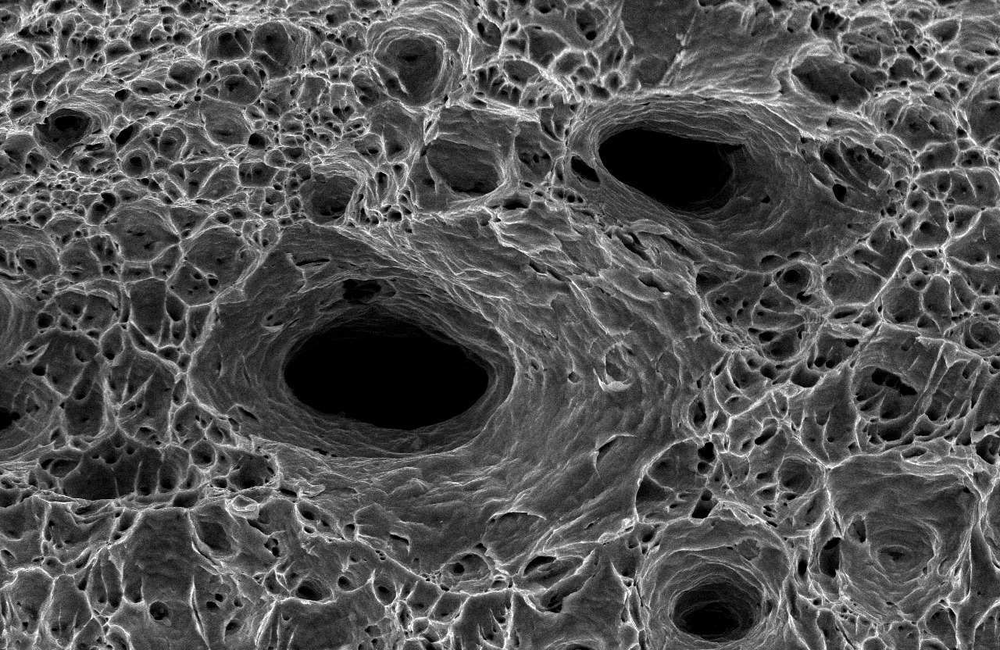
#> input picture data/raw/sem_real_1.png, 1000 x 650 px, shrunk from 1280 x 832 before the run; its folder holds only this picture in this run
$ python -i contour_detection.py   (imports and definitions only)   (older library calls are emulated)
#> lines starting #> are read from the running program, lines starting #| are printed output that depends on the picture; after the words box and inside, x2 and y2 are one past the last pixel; in counts of white or black regions, pixels touching at a corner belong together
#> further down, picture is the input picture: shape (650, 1000); min 0, max 255, mean 82.6
### src/thresholding.py
"""
CAMMP-SFSE: Automated Thresholding Engine

Provides modular thresholding methods for separating bright tear ridges from
darker dimple/valley regions in SEM fractographs.

Supported methods:
- "otsu": Otsu's maximum between-class variance thresholding
- "yen": Yen's maximum correlation criterion thresholding
- "triangle": Zack's triangle geometric thresholding
- "li": Li's minimum cross-entropy thresholding
- "adaptive": Local adaptive Gaussian threshold surface T(x, y)
- "gmm": Gaussian Mixture Model intensity clustering with posterior probability cutoff

Reference:
    Sezgin, M., & Sankur, B. (2004). Survey over image thresholding
    techniques and quantitative performance evaluation. Journal of Electronic
    Imaging, 13(1), 146-165.
"""

from __future__ import annotations

import time
from typing import Any, Dict, Optional, Tuple

import numpy as np
from skimage.filters import (
    threshold_li,
    threshold_local,
    threshold_otsu,
    threshold_triangle,
    threshold_yen,
)
from sklearn.mixture import GaussianMixture

SUPPORTED_METHODS = ("otsu", "yen", "triangle", "li", "adaptive", "gmm")


def _is_uniform_or_constant(img: np.ndarray) -> bool:
    """Check if the image is empty, uniform, or has zero variance."""
    if img.size == 0:
        return True
    return bool(np.min(img) == np.max(img))


# [5 lines left out: function _safe_scalar_fallback, not called in this run]


def threshold_otsu_method(img: np.ndarray) -> Tuple[np.ndarray, float]:
    """Apply Otsu's global thresholding.

    Parameters
    ----------
    img : np.ndarray
        Grayscale input image.

    Returns
    -------
    tuple of (np.ndarray, float)
        Binary mask (uint8, 0 or 255) and scalar threshold value.
    """
    if _is_uniform_or_constant(img):
        t = _safe_scalar_fallback(img)
        return (img > t).astype(np.uint8) * 255, t

    try:
        t = float(threshold_otsu(img))
#> t = 95
    except (ValueError, RuntimeError):
        t = _safe_scalar_fallback(img)

    binary = (img > t).astype(np.uint8) * 255
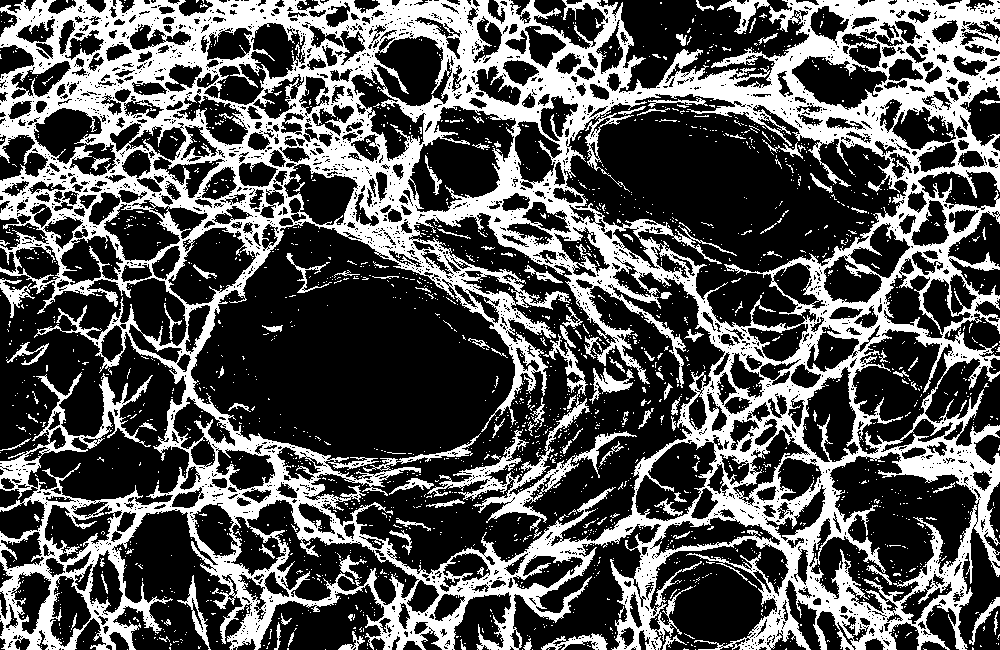
#> binary: shape (650, 1000); 33.7% white; 2256 white regions (2133 under 20 px), largest, box (x1, y1, x2, y2) and area: (0, 0, 1000, 650) 198421, (427, 397, 637, 539) 4138, (543, 325, 588, 396) 672
    return binary, t


# [236 lines left out: functions threshold_yen_method, threshold_triangle_method, threshold_li_method, threshold_adaptive_method, threshold_gmm_method, not called in this run]


def apply_threshold(
    img: np.ndarray,
    method: str = "otsu",
    **kwargs: Any,
) -> Dict[str, Any]:
    """Apply a selected thresholding method to an image.

    Parameters
    ----------
    img : np.ndarray
        2D grayscale input image.
    method : str, default="otsu"
        Thresholding method: "otsu", "yen", "triangle", "li", "adaptive", "gmm".
    **kwargs : Any
        Method-specific keyword arguments:
        - adaptive: block_size (or adaptive_block_size), offset (or adaptive_offset)
        - gmm: n_components (or gmm_components), random_state, max_iter

    Returns
    -------
    dict
        - "binary": 2D uint8 foreground ridge mask (0 or 255, where img > threshold)
        - "threshold": float scalar for global/GMM methods, or 2D np.ndarray surface for "adaptive"
        - "threshold_summary": float (scalar threshold or mean of threshold surface)
        - "runtime_ms": execution time in milliseconds measured via time.perf_counter()
        - "method": normalized method name
    """
    norm_method = str(method).strip().lower()
    if norm_method not in SUPPORTED_METHODS:
        raise ValueError(
            f"Unsupported thresholding method '{method}'. "
            f"Supported methods are: {list(SUPPORTED_METHODS)}"
        )

    t0 = time.perf_counter()

    if norm_method == "otsu":
        binary, thresh = threshold_otsu_method(img)
#> thresh = 95
        thresh_summary = thresh
#> thresh_summary = 95
    elif norm_method == "yen":
        binary, thresh = threshold_yen_method(img)
        thresh_summary = thresh
    elif norm_method == "triangle":
        binary, thresh = threshold_triangle_method(img)
        thresh_summary = thresh
    elif norm_method == "li":
        binary, thresh = threshold_li_method(img)
        thresh_summary = thresh
    elif norm_method == "adaptive":
        block_size = kwargs.get("block_size", kwargs.get("adaptive_block_size", 35))
        offset = kwargs.get("offset", kwargs.get("adaptive_offset", -5.0))
        binary, thresh, thresh_summary = threshold_adaptive_method(
            img, block_size=int(block_size), offset=float(offset)
        )
    elif norm_method == "gmm":
        n_components = kwargs.get(
            "n_components", kwargs.get("gmm_components", 2)
        )
        random_state = kwargs.get("random_state", 42)
        max_iter = kwargs.get("max_iter", 200)
        max_samples = kwargs.get("max_samples", None)
        binary, thresh = threshold_gmm_method(
            img,
            n_components=int(n_components),
            random_state=int(random_state),
            max_iter=int(max_iter),
            max_samples=max_samples,
        )
        thresh_summary = thresh

    t1 = time.perf_counter()
    runtime_ms = float((t1 - t0) * 1000.0)

    return {
        "binary": binary,
        "threshold": thresh,
        "threshold_summary": float(thresh_summary),
        "runtime_ms": runtime_ms,
        "method": norm_method,
    }

### src/contour_detection.py
"""
CAMMP-SFSE: Contour Detection Module

Global thresholding, binary boundary extraction, morphological
skeletonization (skimage.morphology.skeletonize to 1-px width),
endpoint detection + edge linking across small gaps, spur pruning,
and closed-region connected-component labeling.
"""

import numpy as np
import cv2
from scipy import ndimage
from skimage.morphology import skeletonize
from skimage.filters import threshold_otsu

from src.thresholding import apply_threshold


def global_threshold(
    gray: np.ndarray,
    method: str = "otsu",
    threshold_kwargs: dict | None = None,
) -> np.ndarray:
    """Apply global or adaptive thresholding to separate ridges from valleys.

    Parameters
    ----------
    gray : np.ndarray
        2D uint8 grayscale image.
    method : str, default="otsu"
        Thresholding method ("otsu", "yen", "triangle", "li", "adaptive", "gmm").
    threshold_kwargs : dict or None, optional
        Additional keyword arguments passed to the thresholding method.

    Returns
    -------
    np.ndarray
        Binary mask (uint8, 0 or 255). Bright ridges = 255.
    """
    kwargs = threshold_kwargs or {}
    result = apply_threshold(gray, method=method, **kwargs)
#> result = 5 items
    return result["binary"]


def skeletonize_binary(binary: np.ndarray) -> np.ndarray:
    """Thin binary ridge boundaries to single-pixel-wide skeletons.

    Uses skimage.morphology.skeletonize for proper topology-preserving
    thinning.

    Parameters
    ----------
    binary : np.ndarray
        Binary mask (uint8, 0 or 255).

    Returns
    -------
    np.ndarray
        Skeleton mask (uint8, 0 or 255), 1-pixel-wide lines.
    """
    bool_skel = skeletonize(binary > 0)
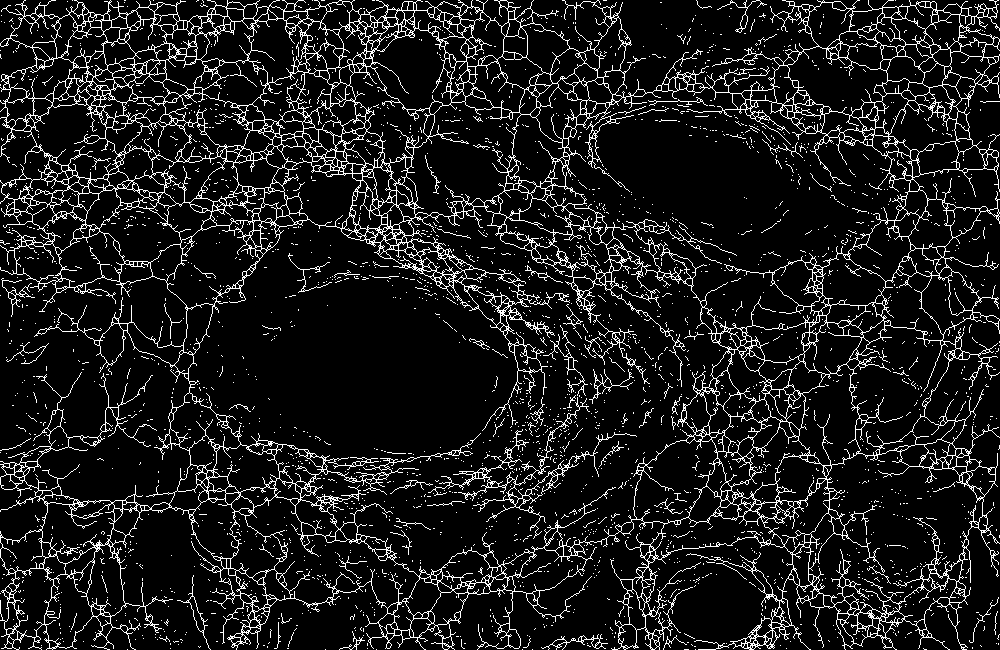
#> bool_skel: shape (650, 1000) bool; 10.8% white in thin lines or dots
    return bool_skel.astype(np.uint8) * 255
#> returned value: shape (650, 1000); 10.8% white in thin lines or dots


def find_endpoints(skeleton: np.ndarray) -> list:
    """Find skeleton endpoints (pixels with exactly 1 neighbor).

    An endpoint is a foreground pixel with exactly one 8-connected
    foreground neighbor.

    Parameters
    ----------
    skeleton : np.ndarray
        Binary skeleton (uint8, 0 or 255).

    Returns
    -------
    list of tuple
        List of (row, col) endpoint coordinates.
    """
    skel_bool = (skeleton > 0).astype(np.uint8)
    # Count 8-connected neighbors using convolution
    kernel = np.array([[1, 1, 1],
                       [1, 0, 1],
                       [1, 1, 1]], dtype=np.uint8)
    neighbor_count = cv2.filter2D(skel_bool, -1, kernel)
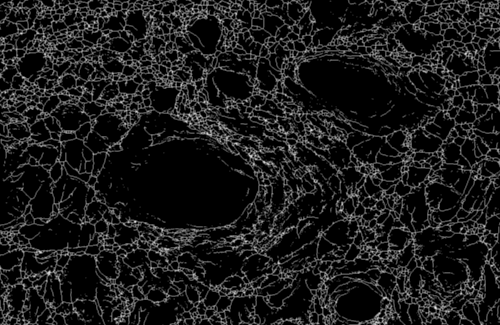
#> neighbor_count: shape (650, 1000) (shown at 1/2 size); min 0, max 8, mean 0.866; drawn with min black and max white

    # Endpoints: foreground pixels with exactly 1 neighbor
    endpoints = np.argwhere((skel_bool == 1) & (neighbor_count == 1))
#> endpoints = 4692 pairs, first value 0 to 649, second value 0 to 999
    return [tuple(pt) for pt in endpoints]


def link_endpoints(skeleton: np.ndarray, max_gap: int = 10) -> np.ndarray:
    """Link nearby skeleton endpoints across small gaps.

    For each endpoint, search for the nearest other endpoint within
    max_gap distance and draw a thin line between them.

    Parameters
    ----------
    skeleton : np.ndarray
        Binary skeleton (uint8, 0 or 255).
    max_gap : int
        Maximum distance (pixels) to bridge between endpoints.

    Returns
    -------
    np.ndarray
        Updated skeleton with linked endpoints.
    """
    result = skeleton.copy()
    endpoints = find_endpoints(result)

    if len(endpoints) < 2:
        return result

    from scipy.spatial import cKDTree

    eps = np.array(endpoints, dtype=np.float64)
#> eps has the same summary as endpoints in find_endpoints
    tree = cKDTree(eps)
    pairs = tree.query_pairs(r=max_gap, output_type="ndarray")
#> pairs = 9032 pairs, first value 3 to 4685, second value 4 to 4691

    if len(pairs) == 0:
        return result

    # Sort pairs by distance so closest endpoints are linked first
    diffs = eps[pairs[:, 0]] - eps[pairs[:, 1]]
#> diffs = 9032 pairs, first value -10 to 0, second value -10 to 9
    dists = np.sqrt(np.sum(diffs**2, axis=1))
#> dists = 9032 values, max 10 at index 68, min 1 at index 20, mean 6.11
    sorted_indices = np.argsort(dists)
#> sorted_indices = 9032 values, max 9031 at index 0, min 0 at index 5152, mean 4515.5

    linked = set()
    for idx in sorted_indices:
        i, j = pairs[idx]
        if i in linked or j in linked:
            continue
        r1, c1 = endpoints[i]
        r2, c2 = endpoints[j]
        cv2.line(result, (int(c1), int(r1)), (int(c2), int(r2)), 255, 1)
        linked.add(i)
        linked.add(j)
#> this loop made 9032 passes
#> (idx, i, j, r1, c1, r2, c2) on passes 1 to 3: (9031, 4661, 4680, 647, 972, 648, 972), (4470, 130, 138, 22, 575, 23, 575), (1775, 2086, 2087, 308, 414, 308, 415)
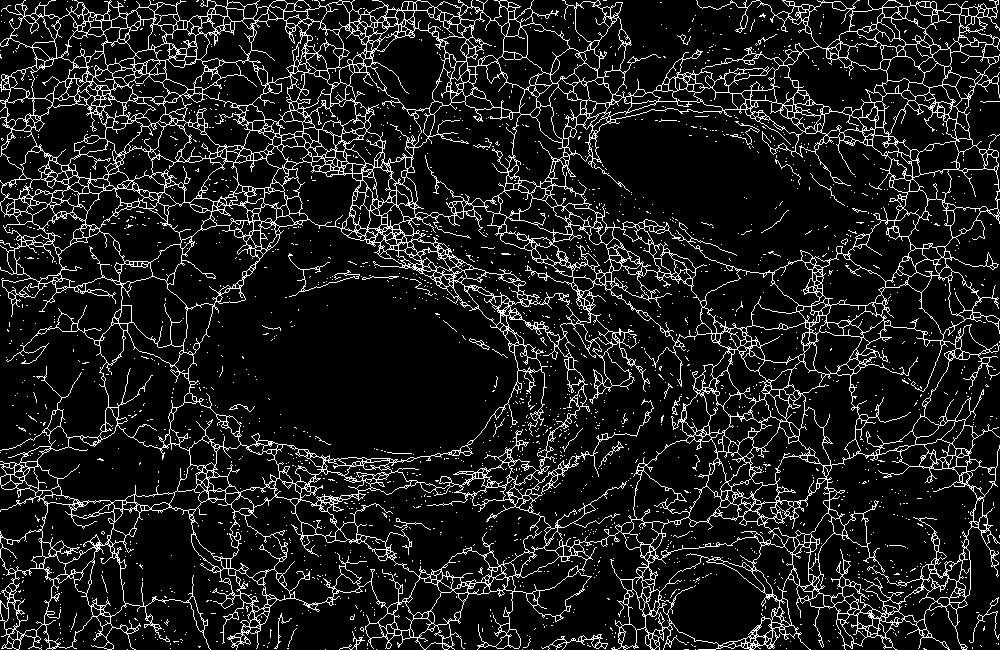
#> result: shape (650, 1000); 11.4% white in thin lines or dots
#> after the loop, linked = 3748 items

    return result


def prune_spurs(skeleton: np.ndarray, max_spur_length: int = 8) -> np.ndarray:
    """Remove dangling open branches (spurs) from the skeleton.

    Iteratively remove endpoints and their short branches that do not
    enclose any region.

    Parameters
    ----------
    skeleton : np.ndarray
        Binary skeleton (uint8, 0 or 255).
    max_spur_length : int
        Maximum length of spurs to remove.

    Returns
    -------
    np.ndarray
        Pruned skeleton.
    """
#> called with max_spur_length = 8
    result = skeleton.copy()
    kernel = np.array([[1, 1, 1],
                       [1, 0, 1],
                       [1, 1, 1]], dtype=np.uint8)
    nbr_offsets = [(-1, 0), (-1, 1), (0, 1), (1, 1),
                   (1, 0), (1, -1), (0, -1), (-1, -1)]

    for _ in range(max_spur_length):
        skel_bool = (result > 0).astype(np.uint8)
        neighbor_count = cv2.filter2D(skel_bool, -1, kernel)

        # Standard endpoints (exactly 1 neighbor)
        std_endpoints = np.argwhere((skel_bool == 1) & (neighbor_count == 1))

        if len(std_endpoints) > 0:
            for r, c in std_endpoints:
                result[r, c] = 0
        else:
            # Check for stub spur pixels adjacent to junctions (crossing number == 1)
            candidates = np.argwhere((skel_bool == 1) & (neighbor_count >= 2) & (neighbor_count <= 3))
            stub_pts = []
            h, w = result.shape
            for r, c in candidates:
                if r == 0 or r == h - 1 or c == 0 or c == w - 1:
                    continue
                seq = [skel_bool[r + dr, c + dc] for dr, dc in nbr_offsets]
                seq.append(seq[0])
                transitions = sum((seq[i] == 0 and seq[i + 1] == 1) for i in range(8))
                if transitions == 1:
                    stub_pts.append((r, c))

            if stub_pts:
                for r, c in stub_pts:
                    result[r, c] = 0
            else:
                break
#> this loop made 8 passes
#> pass 1, in prune_spurs, `neighbor_count = cv2.filter2D(skel_bool, -1, kernel)`:
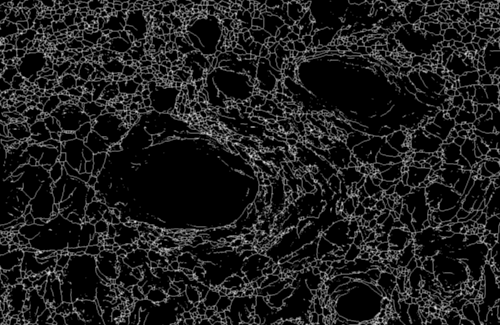
#> neighbor_count: shape (650, 1000) (shown at 1/2 size); min 0, max 8, mean 0.91; drawn with min black and max white
#> after the loop:
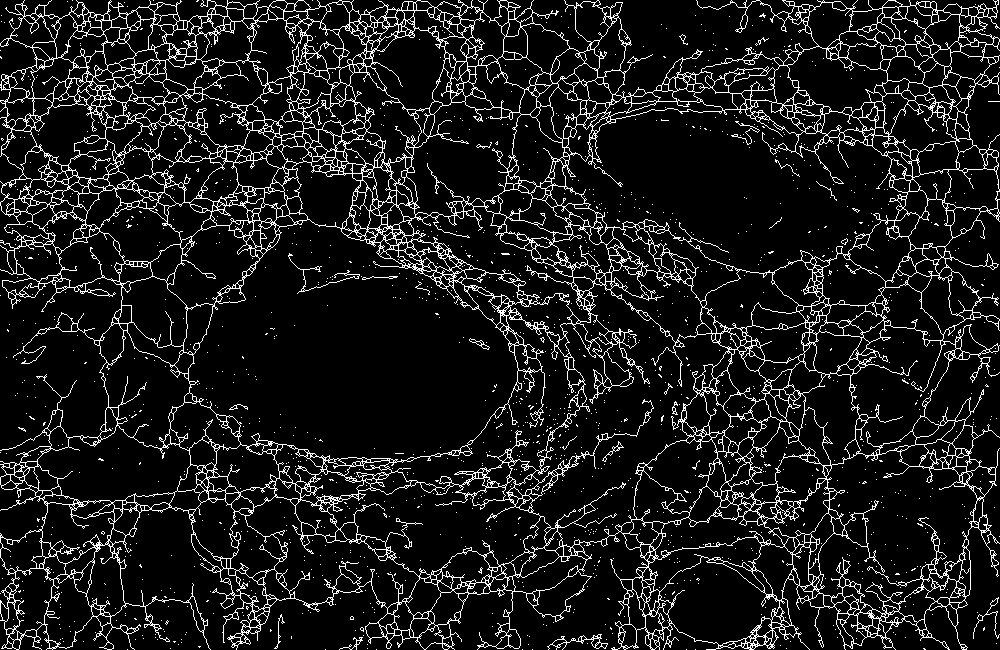
#> result: shape (650, 1000); 10.5% white in thin lines or dots

    return result


def label_regions(skeleton: np.ndarray) -> tuple:
    """Label closed regions enclosed by the skeleton boundaries.

    The skeleton pixels form the boundaries; the spaces between them
    are the closed regions, labeled using connected-component analysis.

    Parameters
    ----------
    skeleton : np.ndarray
        Binary skeleton (uint8, 0 or 255).

    Returns
    -------
    tuple of (np.ndarray, int)
        label_map : 2D int32 array where each pixel has its region label
                    (0 = boundary, 1..N = region labels)
        num_regions : number of distinct regions found
    """
    # Invert: regions are where skeleton is 0
    background = (skeleton == 0).astype(np.uint8)
#> background: shape (650, 1000); values 0 (black) and 1 (white), 89.5% white; black in thin lines or dots
    label_map, num_regions = ndimage.label(background)
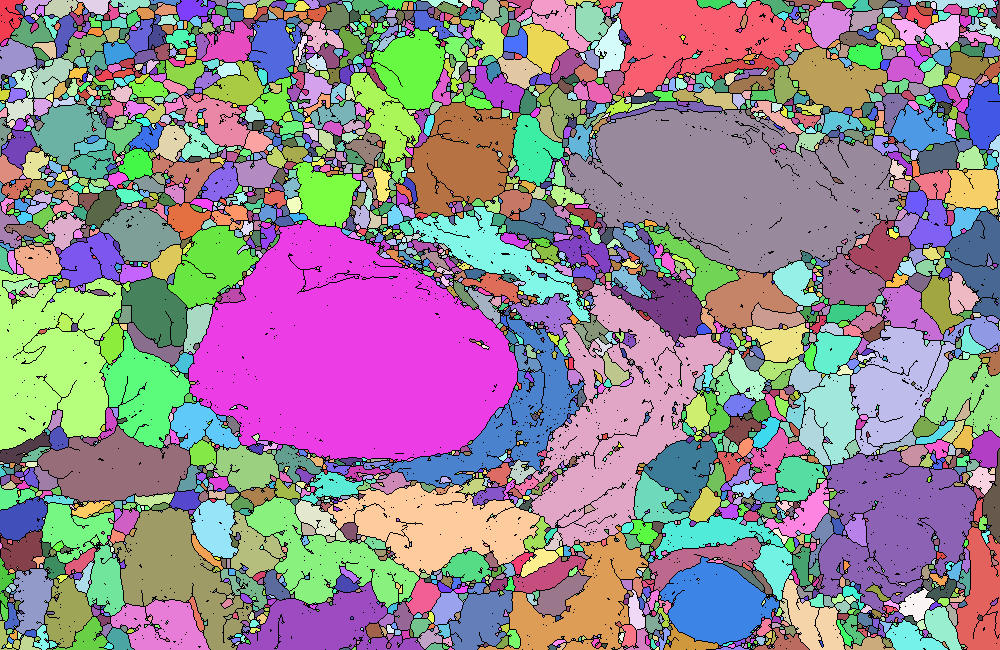
#> label_map: shape (650, 1000) int32; 5148 distinct labels, from 0 to 5147; one colour per label, 0 black
#> num_regions = 5147
    return label_map, num_regions


def detect_contours(
    gray: np.ndarray,
    max_gap: int = 10,
    max_spur_length: int = 8,
    threshold_method: str = "otsu",
    threshold_kwargs: dict | None = None,
) -> dict:
    """Run the full contour detection pipeline.

    Parameters
    ----------
    gray : np.ndarray
        2D uint8 grayscale image (denoised).
    max_gap : int
        Maximum endpoint gap to bridge.
    max_spur_length : int
        Maximum spur length to prune.
    threshold_method : str, default="otsu"
        Thresholding method ("otsu", "yen", "triangle", "li", "adaptive", "gmm").
    threshold_kwargs : dict or None, optional
        Additional keyword arguments for thresholding.

    Returns
    -------
    dict
        Keys:
        - 'binary': Binary thresholded image
        - 'skeleton_raw': Initial skeleton before linking/pruning
        - 'skeleton': Final skeleton after linking and pruning
        - 'label_map': Region label array
        - 'num_regions': Number of closed regions
    """
    binary = global_threshold(
        gray, method=threshold_method, threshold_kwargs=threshold_kwargs
    )
    skeleton_raw = skeletonize_binary(binary)
    skeleton_linked = link_endpoints(skeleton_raw, max_gap=max_gap)
    skeleton_pruned = prune_spurs(skeleton_linked, max_spur_length=max_spur_length)
    label_map, num_regions = label_regions(skeleton_pruned)
#> num_regions = 5147

    return {
        "binary": binary,
        "skeleton_raw": skeleton_raw,
        "skeleton": skeleton_pruned,
        "label_map": label_map,
        "num_regions": num_regions,
    }

>>> import cv2
>>> picture = cv2.imread('../data/raw/sem_real_1.png', cv2.IMREAD_GRAYSCALE)
>>> result = detect_contours(picture)
#> result = 5 items
